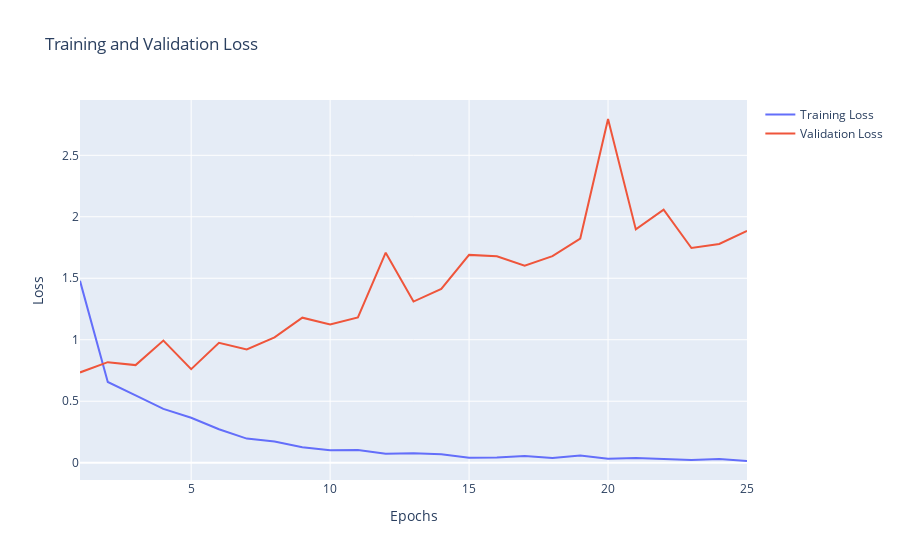

Source (notebook cell):
### Code cell
fig = go.Figure()
fig.add_trace(go.Scatter(x=epochs, y=loss, name="Training Loss"))
fig.add_trace(go.Scatter(x=epochs, y=val_loss, name="Validation Loss"))
fig.update_layout(
    title="Training and Validation Loss",
    xaxis_title="Epochs",
    yaxis_title="Loss"
)
fig.show()

### Figure 1 — Plotly figure (JSON) as saved in the notebook; plotly's stock layout.template omitted (floating-point values rounded to 4 significant figures)
{"data": [{"name": "Training Loss", "type": "scatter", "x": [1, 2, 3, 4, 5, 6, 7, 8, 9, 10, 11, 12, 13, 14, 15, 16, 17, 18, 19, 20, 21, 22, 23, 24, 25], "y": [1.479, 0.6566, 0.5469, 0.4381, 0.3659, 0.2722, 0.1959, 0.1724, 0.1258, 0.1005, 0.1038, 0.07361, 0.07611, 0.06881, 0.04051, 0.04153, 0.05432, 0.03809, 0.05876, 0.03224, 0.03902, 0.02776, 0.02231, 0.03103, 0.01377]}, {"name": "Validation Loss", "type": "scatter", "x": [1, 2, 3, 4, 5, 6, 7, 8, 9, 10, 11, 12, 13, 14, 15, 16, 17, 18, 19, 20, 21, 22, 23, 24, 25], "y": [0.734, 0.8176, 0.7938, 0.9934, 0.7608, 0.9747, 0.921, 1.019, 1.179, 1.124, 1.181, 1.708, 1.311, 1.414, 1.69, 1.679, 1.602, 1.68, 1.823, 2.795, 1.897, 2.058, 1.746, 1.779, 1.886]}], "layout": {"title": {"text": "Training and Validation Loss"}, "xaxis": {"title": {"text": "Epochs"}}, "yaxis": {"title": {"text": "Loss"}}}}
